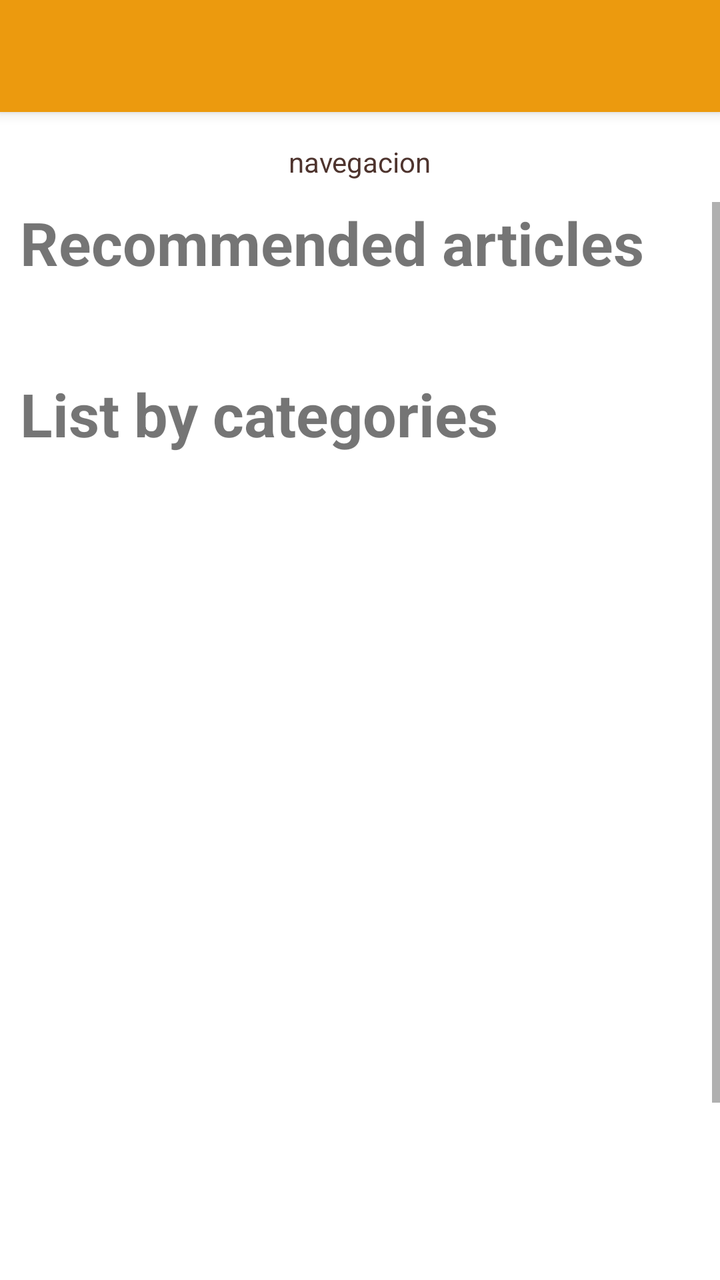
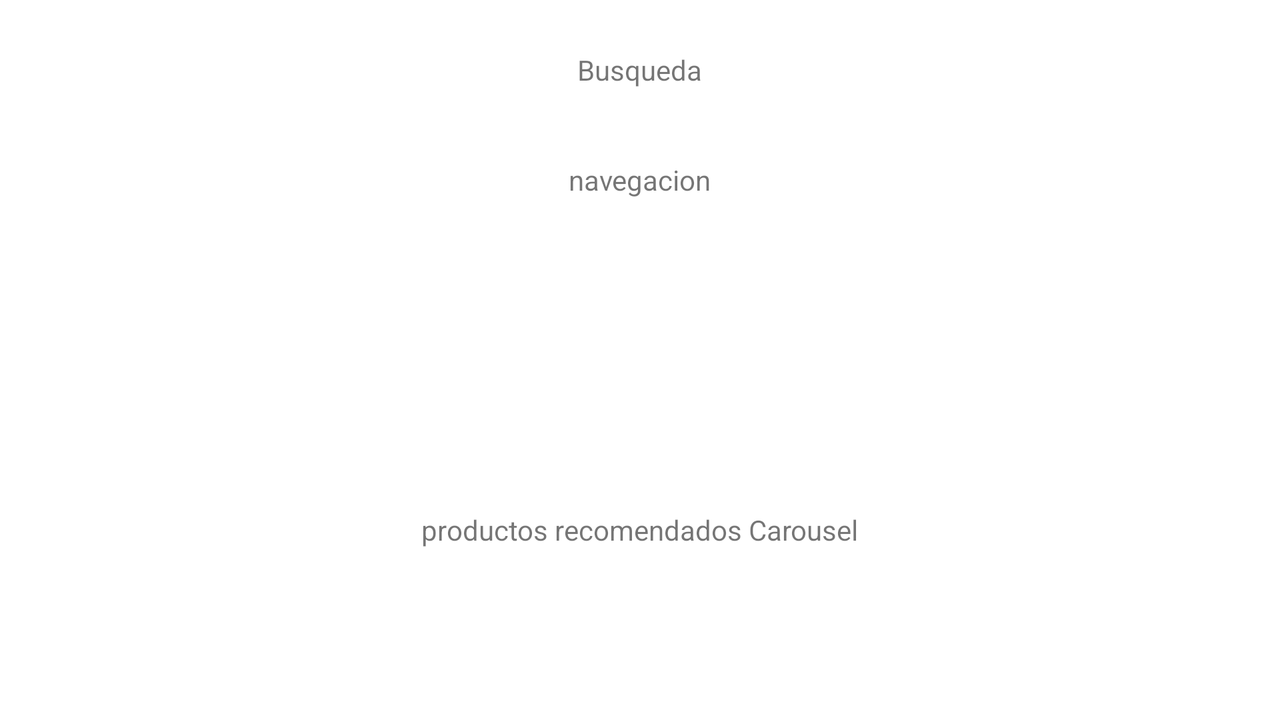

Compare how this app lays out the same screen by default and in its alternative resource folder. The renders come first, then the two layout files and the values they reference.
<!-- AndroidManifest.xml: activity theme Splash_1 -->
<!-- res/layout/activity_home.xml -->
<?xml version="1.0" encoding="utf-8"?>

<LinearLayout
    xmlns:android="http://schemas.android.com/apk/res/android"
    xmlns:app="http://schemas.android.com/apk/res-auto"
    xmlns:tools="http://schemas.android.com/tools"
    android:layout_width="match_parent"
    android:layout_height="match_parent"
    android:orientation="vertical"
    tools:context=".HomeActivity">

    <androidx.appcompat.widget.Toolbar
        android:id="@+id/mainToolbar"
        android:layout_width="match_parent"
        android:layout_height="?attr/actionBarSize"
        android:background="@color/color_bg"
        app:titleTextColor="@color/white"
        android:elevation="4dp"
        android:theme="@style/ThemeOverlay.AppCompat.ActionBar"
        app:popupTheme="@style/ThemeOverlay.AppCompat.Light">

    </androidx.appcompat.widget.Toolbar>

    <LinearLayout
        android:layout_width="match_parent"
        android:layout_height="40dp"
        android:layout_marginTop="5dp"
        android:layout_marginLeft="5dp"
        android:layout_marginRight="5dp"
        android:orientation="horizontal"
        android:gravity="center">

        <TextView
            android:layout_width="wrap_content"
            android:layout_height="wrap_content"
            android:text="navegacion"
            android:textColor="#4E342E" />

    </LinearLayout>

    <ScrollView
        android:layout_width="match_parent"
        android:layout_height="wrap_content">

        <LinearLayout
            android:layout_width="match_parent"
            android:layout_height="wrap_content"
            android:orientation="vertical">

            <TextView
                android:layout_width="match_parent"
                android:layout_height="wrap_content"
                android:text="@string/recommendItems"
                android:textSize="30sp"
                android:layout_marginStart="10dp"
                android:layout_marginEnd="0dp"
                android:textStyle="bold"/>
            <LinearLayout
                android:layout_width="match_parent"
                android:layout_height="wrap_content"
                android:orientation="vertical">
                <androidx.viewpager2.widget.ViewPager2
                    android:id="@+id/recommendSlider"
                    android:layout_width="wrap_content"
                    android:layout_height="wrap_content"
                    android:paddingStart="80dp"
                    android:paddingEnd="80dp" />
            </LinearLayout>

            <LinearLayout
                android:layout_width="match_parent"
                android:layout_height="wrap_content"
                android:layout_marginTop="5dp">

                <TextView
                    android:id="@+id/lastViews"
                    android:layout_width="wrap_content"
                    android:layout_height="wrap_content"
                    android:text=""
                    android:textSize="30sp"
                    android:layout_marginStart="10dp"
                    android:layout_marginEnd="10dp"
                    android:textStyle="bold"/>

            </LinearLayout>

            <TextView
                android:layout_width="match_parent"
                android:layout_height="wrap_content"
                android:text="@string/categoryItems"
                android:textSize="30sp"
                android:layout_marginStart="10dp"
                android:layout_marginEnd="10dp"
                android:textStyle="bold"/>

            <androidx.fragment.app.FragmentContainerView
                android:id="@+id/product_fragment_view"
                android:layout_width="match_parent"
                android:layout_height="500dp"
                android:overScrollMode="never"/>
            <LinearLayout
                android:layout_width="match_parent"
                android:layout_height="wrap_content"
                android:orientation="vertical">
                <TextView
                    android:layout_width="wrap_content"
                    android:layout_height="wrap_content"
                    android:text="Pie de pagina"/>
            </LinearLayout>

        </LinearLayout>

    </ScrollView>





</LinearLayout>
<!-- resources referenced by this layout -->
<resources>
  <color name="color_bg">#EC9A0E</color>
  <color name="white">#FFFFFFFF</color>
  <string name="categoryItems">List by categories</string>
  <string name="recommendItems">Recommended articles</string>
  <style name="Splash_1" parent="Theme.ShopingMarket">
          <item name="android:windowBackground">@drawable/welcome_splash</item>
      </style>
  <style name="Theme.ShopingMarket" parent="Theme.AppCompat.DayNight.NoActionBar">
          
          <item name="colorPrimary">@color/color_bg</item>
          <item name="colorPrimaryVariant">@color/black</item>
          <item name="colorOnPrimary">@color/color_1</item>
          
          <item name="colorSecondary">@color/teal_200</item>
          <item name="colorSecondaryVariant">@color/teal_700</item>
          <item name="colorOnSecondary">@color/black</item>
          
          <item name="android:statusBarColor" tools:targetApi="l">?attr/colorPrimaryVariant</item>
          
      </style>
  <!-- drawable welcome_splash (drawable) -->
  <?xml version="1.0" encoding="utf-8"?>
  
  <layer-list xmlns:android="http://schemas.android.com/apk/res/android">
      <item android:drawable="@color/color_bg"/>
      <item>
  
          <bitmap android:src="@drawable/pnga"
              android:gravity="center"/>
      </item>
  
  </layer-list>
  <color name="black">#FF000000</color>
  <color name="color_1">#FFBFBFBF</color>
  <color name="teal_200">#FF03DAC5</color>
  <color name="teal_700">#FF018786</color>
</resources>
<!-- res/layout-land/activity_home.xml (the repository's variant of the layout above) -->
<!-- drawn on the phone turned sideways -->
<?xml version="1.0" encoding="utf-8"?>

<LinearLayout
    xmlns:android="http://schemas.android.com/apk/res/android"
    xmlns:app="http://schemas.android.com/apk/res-auto"
    xmlns:tools="http://schemas.android.com/tools"
    android:layout_width="match_parent"
    android:layout_height="match_parent"
    android:orientation="vertical"
    tools:context=".HomeActivity">

    <LinearLayout
        android:layout_width="match_parent"
        android:layout_height="60dp"
        android:layout_marginTop="5dp"
        android:layout_marginLeft="5dp"
        android:layout_marginRight="5dp"
        android:gravity="center">
        <TextView
            android:layout_width="wrap_content"
            android:layout_height="wrap_content"
            android:text="Busqueda"/>

    </LinearLayout>

    <LinearLayout
        android:layout_width="match_parent"
        android:layout_height="40dp"
        android:layout_marginTop="5dp"
        android:layout_marginLeft="5dp"
        android:layout_marginRight="5dp"
        android:gravity="center">

        <TextView
        android:layout_width="wrap_content"
        android:layout_height="wrap_content"
        android:text="navegacion"/>

    </LinearLayout>

    <LinearLayout
        android:layout_width="match_parent"
        android:layout_height="300dp"
        android:layout_marginTop="5dp"
        android:layout_marginLeft="5dp"
        android:layout_marginRight="5dp"
        android:gravity="center">

        <TextView
            android:layout_width="wrap_content"
            android:layout_height="wrap_content"
            android:text="productos recomendados Carousel"/>
    </LinearLayout>

    <LinearLayout
        android:layout_width="match_parent"
        android:layout_height="150dp"
        android:layout_marginTop="5dp"
        android:layout_marginLeft="5dp"
        android:layout_marginRight="5dp"
        android:gravity="center">


        <TextView
            android:layout_width="wrap_content"
            android:layout_height="wrap_content"
            android:text="ultimos vistos"
            android:textSize="20sp"/>

    </LinearLayout>

    <LinearLayout
        android:layout_width="match_parent"
        android:layout_height="150dp"
        android:layout_marginTop="5dp"
        android:layout_marginLeft="5dp"
        android:layout_marginRight="5dp"
        android:gravity="center">

        <TextView
            android:layout_width="wrap_content"
            android:layout_height="wrap_content"
            android:text="ultimos vistos"/>

    </LinearLayout>

</LinearLayout>
<!-- resources referenced by the variant -->
<!-- as the phone turned sideways resolves them -->
<resources>
  <style name="Splash_1" parent="Theme.ShopingMarket">
          <item name="android:windowBackground">@drawable/welcome_splash</item>
      </style>
  <style name="Theme.ShopingMarket" parent="Theme.AppCompat.DayNight.NoActionBar">
          
          <item name="colorPrimary">@color/color_bg</item>
          <item name="colorPrimaryVariant">@color/black</item>
          <item name="colorOnPrimary">@color/color_1</item>
          
          <item name="colorSecondary">@color/teal_200</item>
          <item name="colorSecondaryVariant">@color/teal_700</item>
          <item name="colorOnSecondary">@color/black</item>
          
          <item name="android:statusBarColor" tools:targetApi="l">?attr/colorPrimaryVariant</item>
          
      </style>
  <!-- drawable welcome_splash (drawable) -->
  <?xml version="1.0" encoding="utf-8"?>
  
  <layer-list xmlns:android="http://schemas.android.com/apk/res/android">
      <item android:drawable="@color/color_bg"/>
      <item>
  
          <bitmap android:src="@drawable/pnga"
              android:gravity="center"/>
      </item>
  
  </layer-list>
  <color name="color_bg">#EC9A0E</color>
  <color name="black">#FF000000</color>
  <color name="color_1">#FFBFBFBF</color>
  <color name="teal_200">#FF03DAC5</color>
  <color name="teal_700">#FF018786</color>
</resources>
